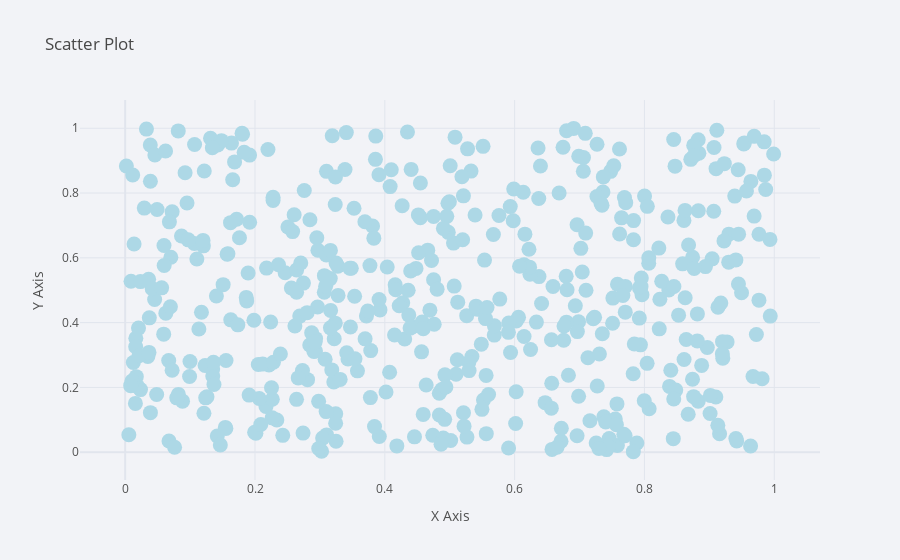

Notebook cell for this chart:
### Code cell
df.iplot(x = 'a', y = 'b', kind = 'scatter',title = 'Scatter Plot', xTitle = 'X Axis', 
         yTitle = 'Y Axis', mode = 'markers', color='LightBlue',size=15)

### Figure 1 — Plotly figure (JSON) as saved in the notebook; plotly's stock layout.template omitted (floating-point values rounded to 4 significant figures; data arrays with more than 128 entries replaced by an {"elided": "..."} marker saying what was removed)
{"data": [{"line": {"color": "rgba(173, 216, 230, 1.0)", "dash": "solid", "shape": "linear", "width": 1.3}, "marker": {"size": 15, "symbol": "circle"}, "mode": "markers", "name": "b", "text": "", "type": "scatter", "x": {"elided": "500 float values"}, "y": {"elided": "500 float values"}}], "layout": {"legend": {"bgcolor": "#F2F3F7", "font": {"color": "#505050"}}, "paper_bgcolor": "#F2F3F7", "plot_bgcolor": "#F2F3F7", "title": {"font": {"color": "#484848"}, "text": "Scatter Plot"}, "xaxis": {"gridcolor": "#E1E5ED", "showgrid": true, "tickfont": {"color": "#505050"}, "title": {"font": {"color": "#505050"}, "text": "X Axis"}, "zerolinecolor": "#E1E5ED"}, "yaxis": {"gridcolor": "#E1E5ED", "showgrid": true, "tickfont": {"color": "#505050"}, "title": {"font": {"color": "#505050"}, "text": "Y Axis"}, "zerolinecolor": "#E1E5ED"}}}
